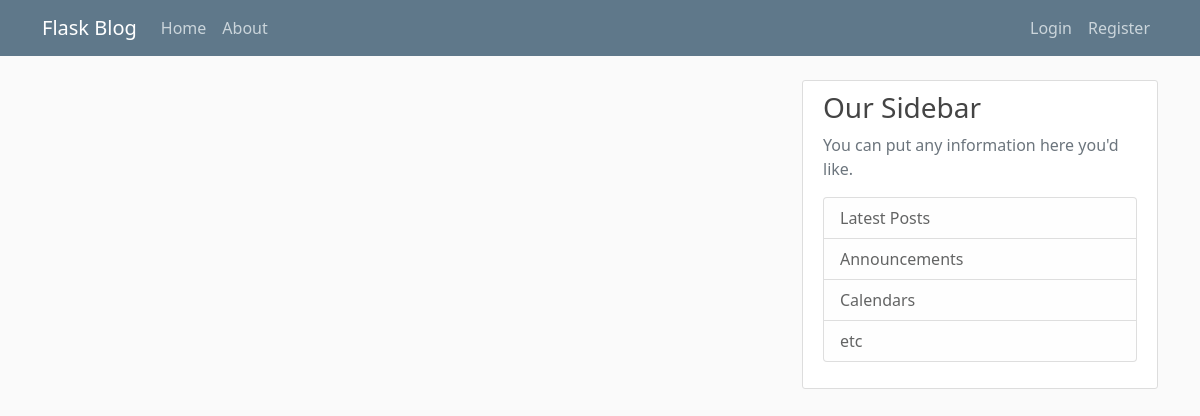
Page /home on the earlier database version.
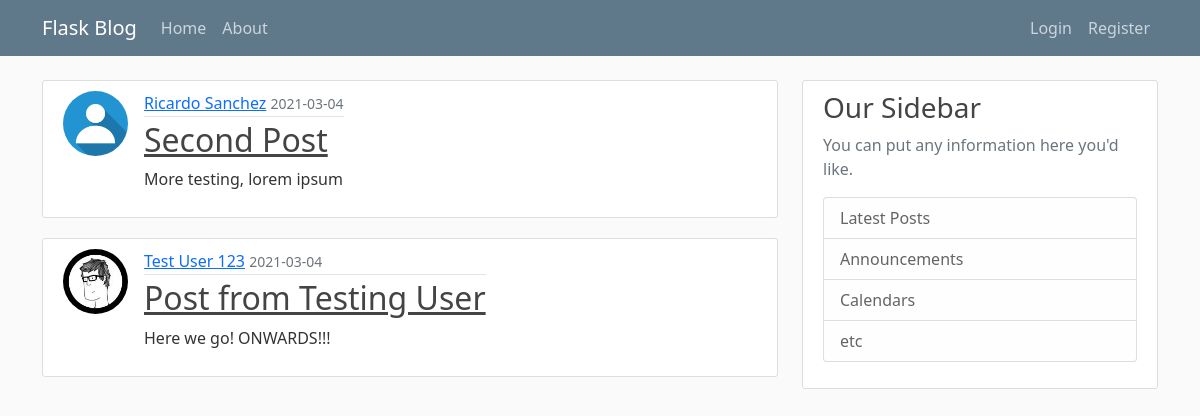
Same page on the later database version.
### flaskblog/models.py (models this page shows, shortened)
class Post(db.Model):
    id = db.Column(db.Integer, primary_key=True)
    title = db.Column(db.String(100), nullable=False)
    date_posted = db.Column(db.DateTime, nullable=False, default=datetime.utcnow)
    content = db.Column(db.Text, nullable=False)
    user_id = db.Column(db.Integer, db.ForeignKey('user.id'), nullable=False)

class User(db.Model, UserMixin):
    id = db.Column(db.Integer, primary_key=True)
    username = db.Column(db.String(20), unique=True, nullable=False)
    email = db.Column(db.String(120), unique=True, nullable=False)
    image_file = db.Column(db.String(20), nullable=False, default='default.jpg')
    password = db.Column(db.String(60), nullable=False)
    posts = db.relationship('Post', backref='author', lazy=True)

### flaskblog/routes.py (the view)
@app.route('/')
@app.route('/home')
def home():
    posts = Post.query.all()
    return render_template('home.html', posts=posts)

### flaskblog/templates/home.html
{% extends 'layout.html' %}
{% block content %}
    {% for post in posts %}
    <article class="media content-section d-flex">
        <img src="{{ url_for('static', filename='profile_pics/'+post.author.image_file) }}" alt="Authos Thumbnail Image" class="rounded-circle article-img">
        <div class="media-body">
            <div class="article-metadata">
            <a class="mr-2" href="#">{{ post.author.username }}</a>
            <small class="text-muted">{{ post.date_posted.strftime('%Y-%m-%d') }}</small>
            </div>
            <h2><a class="article-title" href="{{ url_for('post', post_id=post.id) }}">{{ post.title }}</a></h2>
            <p class="article-content">{{ post.content }}</p>
        </div>
    </article>
    {% endfor %}
{% endblock content %}

### flaskblog/templates/layout.html (shortened to what this page needs)
<!DOCTYPE html>
<html lang="en">
<head>
    <link href="https://cdn.jsdelivr.net/npm/bootstrap@5.0.0-beta2/dist/css/bootstrap.min.css" rel="stylesheet">
    <link href="{{ url_for('static', filename='main.css') }}" rel="stylesheet" type="text/css">
</head>
<body>
    <header class="site-header">
        <nav class="navbar navbar-expand-md navbar-dark bg-steel fixed-top">
        <div class="container">
            <a class="navbar-brand mr-4" href="/">Flask Blog</a>
            <div class="collapse navbar-collapse justify-content-between" id="navbarToggle">
            <div class="navbar-nav mr-auto">
                <a class="nav-item nav-link" href="{{ url_for('home') }}">Home</a>
                <a class="nav-item nav-link" href="{{ url_for('about') }}">About</a>
            </div>
            <div class="navbar-nav">
                {% if current_user.is_authenticated %}
                    <a class="nav-item nav-link" href="{{ url_for('new_post') }}">New Post</a>
                    <a class="nav-item nav-link" href="{{ url_for('account') }}">Account</a>
                    <a class="nav-item nav-link" href="{{ url_for('logout') }}">Logout</a>
                {% else %}
                    <a class="nav-item nav-link" href="{{ url_for('login') }}">Login</a>
                    <a class="nav-item nav-link" href="{{ url_for('register') }}">Register</a>
                {% endif %}
            </div>
            </div>
        </div>
        </nav>
    </header>
    <main role="main" class="container">
        <div class="row">
            <div class="col-md-8">
            {% block content %}{% endblock %}
            </div>
            <div class="col-md-4">
            <div class="content-section">
                <h3>Our Sidebar</h3>
                <p class='text-muted'>You can put any information here you'd like.
                <ul class="list-group">
                    <li class="list-group-item list-group-item-light">Latest Posts</li>
                    <li class="list-group-item list-group-item-light">Announcements</li>
                    <li class="list-group-item list-group-item-light">Calendars</li>
                    <li class="list-group-item list-group-item-light">etc</li>
                </ul>
                </p>
            </div>
            </div>
        </div>
    </main>
</body>
</html>

### flaskblog/static/main.css (style rules this page uses)
body { background: #fafafa; color: #333333; margin-top: 5rem; }
h1, h2, h3, h4, h5, h6 { color: #444444; }
.bg-steel { background-color: #5f788a; }
.site-header .navbar-nav .nav-link { color: #cbd5db; }
.content-section { background: #ffffff; padding: 10px 20px; border: 1px solid #dddddd; border-radius: 3px; margin-bottom: 20px; }
.article-title { color: #444444; }
.article-content { white-space: pre-line; }
.article-img { height: 65px; width: 65px; margin-right: 16px; }
.article-metadata { padding-bottom: 1px; margin-bottom: 4px; border-bottom: 1px solid #e3e3e3 }

Differences in the rows shown:
added Post: image_file (placeholder picture), author.username "Ricardo Sanchez", date_posted "2021-03-04", title "Second Post", content "More testing, lorem ipsum"
added Post: image_file (picture), author.username "Test User 123", date_posted "2021-03-04", title "Post from Testing User", content "Here we go! ONWARDS!!!"
